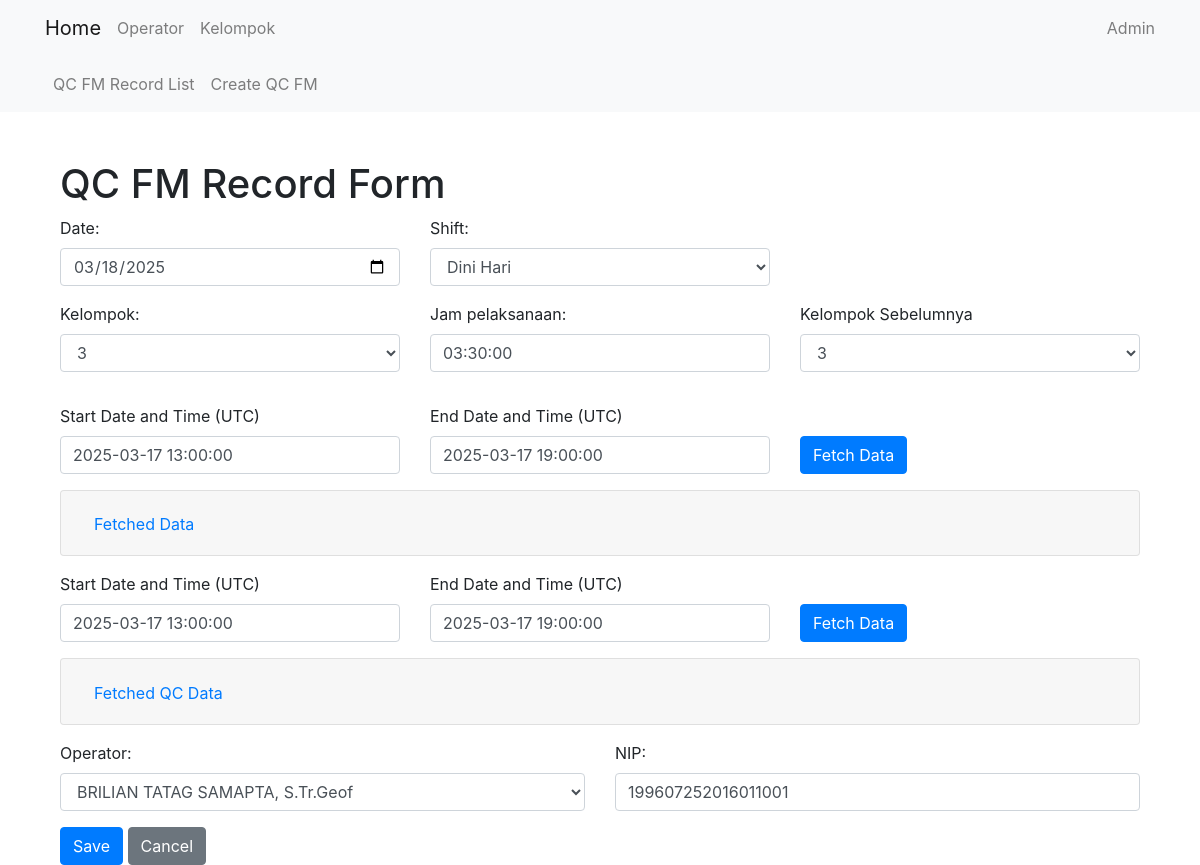
The app's page /qcfm/update/9/ with its own data.
### qcfm/models.py (models this page shows, shortened)
class QcFmRecord(models.Model):
    date = models.DateField(default=get_default_date)
    qcfm_id = models.CharField(max_length=17, default='0')
    shift = models.CharField(max_length=15, choices=SHIFT, default='P')
    kelompok = models.CharField(max_length=1, choices=KELOMPOK, default='1')
    jam_pelaksanaan = models.TimeField(default=(timezone.now() + timezone.timedelta(hours=7)).replace(second=0, microsecond=0))
    qcfm_prev = models.TextField(default='0')
    qcfm = models.TextField(default='0')
    operator = models.ForeignKey(Operator, on_delete=models.CASCADE)
    NIP = models.CharField(max_length=18, default='0', blank=True, null=True)
    kel_sebelum = models.CharField(max_length=1, choices=KELOMPOK, default='1')

### qcfm/views.py (the view, shortened to what this page needs)
# urls.py: path('update/<int:pk>/', QcFmRecordUpdateView.as_view(), name='qcfmrecord_update'),
class QcFmRecordUpdateView(UpdateView):
    model = QcFmRecord
    form_class = QcFmRecordForm
    template_name = 'qcfm/qcfmrecord_form.html'
    success_url = reverse_lazy('qcfm:qcfmrecord_list')

### qcfm/forms.py
class QcFmRecordForm(forms.ModelForm):
    qcfm_id = forms.CharField()
    class Meta:
        model = QcFmRecord
        fields = '__all__'

### core/models.py (called while the page is built)
    def __str__(self):
        return self.name

### qc/templatetags/form_tags.py (called while the page is built)
@register.filter(name='add_class')
def add_class(field, css_class):
    return field.as_widget(attrs={"class": css_class})

### qcfm/templates/qcfm/qcfmrecord_form.html (shortened to what this page needs)
{% extends 'core/base.html' %}
{% block content %}
<div class="container">
    <h1 class="mt-5">QC FM Record Form</h1>
    <form method="post" class="needs-validation" novalidate>
        {% load form_tags %}
        <div class="form-group row">
            <div class="col-md-4">
                {{ form.date.label_tag }}
                {{ form.date|add_class:"form-control" }}
            </div>
            <div class="col-md-4">
                {{ form.shift.label_tag }}
                {{ form.shift|add_class:"form-control" }}
            </div>
        </div>
        <div class="form-group">
            <div class="row">
                <div class="form-group col-md-4">
                    {{ form.kelompok.label_tag }}
                    {{ form.kelompok|add_class:"form-control" }}
                </div>
                <div class="form-group col-md-4">
                    {{ form.jam_pelaksanaan.label_tag }}
                    {{ form.jam_pelaksanaan|add_class:"form-control" }}
                </div>
                <div class="form-group col-md-4">
                    <label for="{{ form.kel_sebelum.id_for_label }}">Kelompok Sebelumnya</label>
                    {{ form.kel_sebelum|add_class:"form-control" }}
                </div>
            </div>
        </div>
        <div class="form-group">
            <div class="form-group row">
                <div class="col-md-4">
                    <label for="datetime_qcfm_prev_start">Start Date and Time (UTC)</label>
                    <input type="datetime" id="datetime_qcfm_prev_start" class="form-control"
                        value="2024-12-14 00:00:00">
                </div>
                <div class="col-md-4">
                    <label for="datetime_qcfm_prev_end">End Date and Time (UTC)</label>
                    <input type="datetime" id="datetime_qcfm_prev_end" class="form-control"
                        value="2024-12-14 07:00:00">
                </div>
                <div class="col-md-4 d-flex align-items-end">
                    <button type="button" id="fetch_qcfm_prev" class="btn btn-primary align-bottom">Fetch
                        Data</button>
                </div>
            </div>
            <div class="accordion" id="fetchedDataAccordion">
                <div class="card">
                    <div class="card-header" id="headingOne">
                        <h2 class="mb-0">
                            <button class="btn btn-link" type="button" data-toggle="collapse"
                                data-target="#fetchedDataSection" aria-expanded="true"
                                aria-controls="fetchedDataSection">
                                Fetched Data
                            </button>
                        </h2>
                    </div>
                </div>
            </div>
        </div>
        <div class="form-group">
            <div class="form-group row">
                <div class="col-md-4">
                    <label for="datetime_qcfm_start">Start Date and Time (UTC)</label>
                    <input type="datetime" id="datetime_qcfm_start" class="form-control"
                        value="2024-12-14 00:00:00">
                </div>
                <div class="col-md-4">
                    <label for="datetime_qcfm_end">End Date and Time (UTC)</label>
                    <input type="datetime" id="datetime_qcfm_end" class="form-control" value="2024-12-14 07:00:00">
                </div>
                <div class="col-md-4 d-flex align-items-end">
                    <button type="button" id="fetch_qcfm" class="btn btn-primary align-bottom">Fetch Data</button>
                </div>
            </div>
            <div class="accordion" id="qcFmDataAccordion">
                <div class="card">
                    <div class="card-header" id="headingTwo">
                        <h2 class="mb-0">
                            <button class="btn btn-link" type="button" data-toggle="collapse"
                                data-target="#qcFmDataSection" aria-expanded="true" aria-controls="qcFmDataSection">
                                Fetched QC Data
                            </button>
                        </h2>
                    </div>
                </div>
            </div>
        </div>
        <div class="form-group row">
            <div class="col-md-6">
                {{ form.operator.label_tag }}
                {{ form.operator|add_class:"form-control" }}
            </div>
            <div class="col-md-6">
                {{ form.NIP.label_tag }}
                {{ form.NIP|add_class:"form-control" }}
            </div>
        </div>
        <button type="submit" class="btn btn-primary">Save</button>
        <button type="button" class="btn btn-secondary"
            onclick="window.location.href='{% url 'qcfm:qcfmrecord_list' %}'">Cancel</button>
    </form>
</div>
{% endblock %}

### records on screen
QcFmRecord: date "03/18/2025", shift "Dini Hari", kelompok "3", jam_pelaksanaan "03:30:00", kel_sebelum "3", operator "BRILIAN TATAG SAMAPTA, S.Tr.Geof", NIP "199607252016011001"
